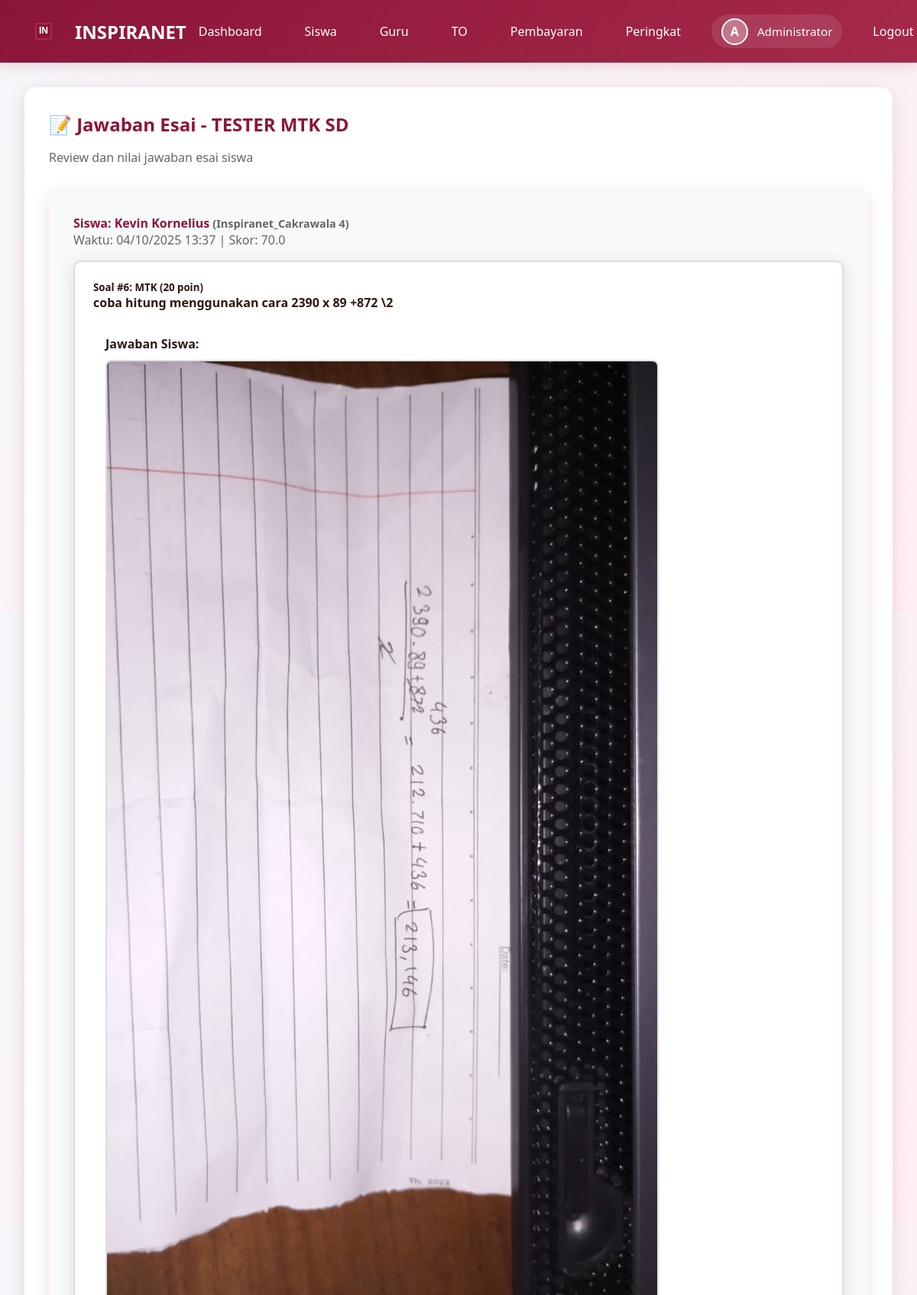
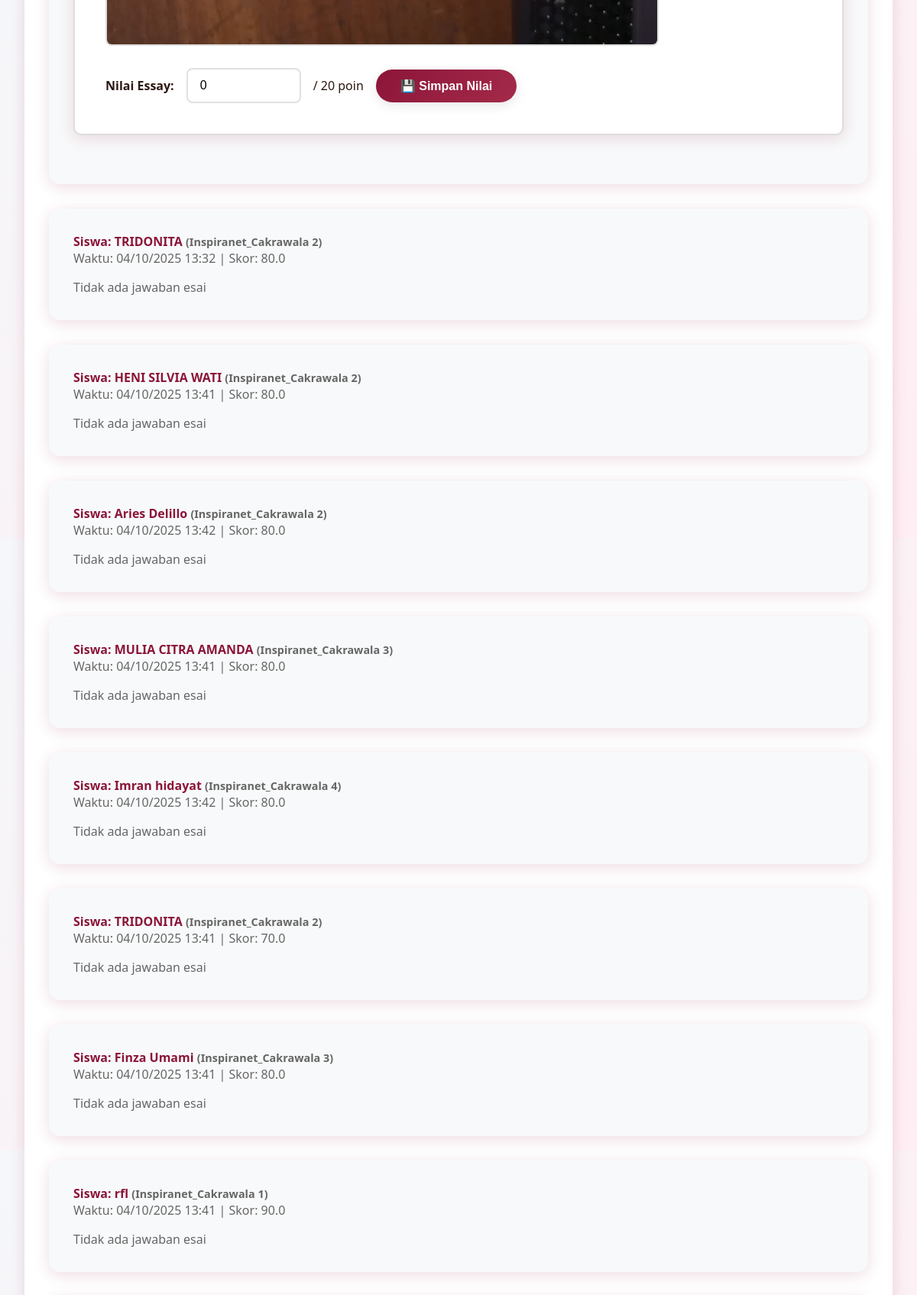
Page /admin/exams/1/essay_answers (signed in, upper part) on the committed database (2 pictures, top to bottom).
### models.py (models this page shows, shortened)
class User(UserMixin, db.Model):
    __tablename__ = 'users'
    id = db.Column(db.Integer, primary_key=True)
    email = db.Column(db.String(120), unique=True, nullable=False)
    password_hash = db.Column(db.String(255), nullable=False)
    full_name = db.Column(db.String(100), nullable=False)
    role = db.Column(db.String(20), nullable=False, default='student')
    inspira_branch = db.Column(db.String(50), nullable=True)
    class_level = db.Column(db.String(20), nullable=True)
    school_name = db.Column(db.String(150), nullable=True)
    phone_number = db.Column(db.String(20), nullable=True)
    profile_photo = db.Column(db.String(255), nullable=True)
    created_at = db.Column(db.DateTime, default=datetime.utcnow)
    exam_attempts = db.relationship('ExamAttempt', backref='user', lazy=True, cascade='all, delete-orphan')
    payments = db.relationship('Payment', backref='user', lazy=True, cascade='all, delete-orphan')
    leaderboard_entries = db.relationship('Leaderboard', backref='user', lazy=True, cascade='all, delete-orphan')

class Exam(db.Model):
    __tablename__ = 'exams'
    id = db.Column(db.Integer, primary_key=True)
    title = db.Column(db.String(200), nullable=False)
    description = db.Column(db.Text, nullable=True)
    duration_minutes = db.Column(db.Integer, nullable=False, default=120)
    total_questions = db.Column(db.Integer, nullable=False, default=0)
    is_premium = db.Column(db.Boolean, default=False)
    price = db.Column(db.Integer, default=0)
    is_active = db.Column(db.Boolean, default=True)
    created_by = db.Column(db.Integer, db.ForeignKey('users.id'), nullable=False)
    created_at = db.Column(db.DateTime, default=datetime.utcnow)
    questions = db.relationship('Question', backref='exam', lazy=True, cascade='all, delete-orphan')
    attempts = db.relationship('ExamAttempt', backref='exam', lazy=True, cascade='all, delete-orphan')
    payments = db.relationship('Payment', backref='exam', lazy=True, cascade='all, delete-orphan')
    leaderboard_entries = db.relationship('Leaderboard', backref='exam', lazy=True, cascade='all, delete-orphan')

class ExamAttempt(db.Model):
    __tablename__ = 'exam_attempts'
    id = db.Column(db.Integer, primary_key=True)
    user_id = db.Column(db.Integer, db.ForeignKey('users.id'), nullable=False)
    exam_id = db.Column(db.Integer, db.ForeignKey('exams.id'), nullable=False)
    started_at = db.Column(db.DateTime, default=datetime.utcnow)
    finished_at = db.Column(db.DateTime, nullable=True)
    total_score = db.Column(db.Float, default=0)
    is_completed = db.Column(db.Boolean, default=False)
    answers = db.Column(db.Text, nullable=True)
    essay_answers = db.Column(db.Text, nullable=True)
    essay_scores = db.Column(db.Text, nullable=True)
    cheating_warnings = db.Column(db.Integer, default=0)

class Question(db.Model):
    __tablename__ = 'questions'
    id = db.Column(db.Integer, primary_key=True)
    exam_id = db.Column(db.Integer, db.ForeignKey('exams.id'), nullable=False)
    question_type = db.Column(db.String(20), nullable=False)
    category = db.Column(db.String(100), nullable=True)
    question_text = db.Column(db.Text, nullable=False)
    option_a = db.Column(db.Text, nullable=True)
    option_b = db.Column(db.Text, nullable=True)
    option_c = db.Column(db.Text, nullable=True)
    option_d = db.Column(db.Text, nullable=True)
    option_e = db.Column(db.Text, nullable=True)
    correct_answer = db.Column(db.String(10), nullable=True)
    question_order = db.Column(db.Integer, nullable=False)
    points = db.Column(db.Integer, default=1)

### app.py (the view)
@app.route('/admin/exams/<int:exam_id>/essay_answers')
@login_required
def admin_view_essay_answers(exam_id):
    if current_user.role not in ['admin', 'teacher']:
        flash('Akses ditolak!', 'danger')
        return redirect(url_for('index'))
    exam = Exam.query.get_or_404(exam_id)
    attempts = ExamAttempt.query.filter_by(exam_id=exam_id, is_completed=True).all()
    essay_questions = Question.query.filter_by(exam_id=exam_id, question_type='essay').all()
    return render_template('essay_answers.html',
                         exam=exam,
                         attempts=attempts,
                         essay_questions=essay_questions)

### app.py (called while the page is built)
@app.template_filter('from_json')
def from_json_filter(value):
    if value:
        return json.loads(value)
    return {}

@login_manager.user_loader
def load_user(user_id):
    return User.query.get(int(user_id))

@app.before_request
def ensure_db():
    if not hasattr(app, '_db_initialized'):
        app._db_initialized = True
        init_database()

### templates/essay_answers.html (shortened to what this page needs)
{% extends "base.html" %}
{% block content %}
<div class="card">
    <h2 style="color: var(--primary-color);">📝 Jawaban Esai - {{ exam.title }}</h2>
    <p style="color: #666; margin-bottom: 2rem;">Review dan nilai jawaban esai siswa</p>
    {% if not essay_questions %}
    <div class="alert alert-info">
        <strong>ℹ️ Info:</strong> Tidak ada soal esai pada ujian ini.
    </div>
    {% else %}
    {% for attempt in attempts %}
    <div class="card" style="margin-bottom: 2rem; background: #f8f9fa;">
        <h4 style="color: var(--primary-color);">
            Siswa: {{ attempt.user.full_name }}
            <span style="font-size: 0.9rem; color: #666;">({{ attempt.user.inspira_branch }})</span>
        </h4>
        <p style="color: #666;">
            Waktu: {{ attempt.finished_at.strftime('%d/%m/%Y %H:%M') if attempt.finished_at else 'Belum selesai' }} |
            Skor: {{ attempt.total_score }}
        </p>
        {% if attempt.essay_answers %}
        {% set essay_dict = attempt.essay_answers|from_json %}
        {% for question in essay_questions %}
        <div class="question-card" style="margin-top: 1rem; border: 2px solid #ddd; padding: 1.5rem; border-radius: 10px;">
            <h5>Soal #{{ question.question_order }}: {{ question.category }} ({{ question.points }} poin)</h5>
            <p><strong>{{ question.question_text }}</strong></p>
            {% if essay_dict.get(question.id|string) %}
            <div style="margin-top: 1rem; padding: 1rem; background: white; border-radius: 8px;">
                <p><strong>Jawaban Siswa:</strong></p>
                <img src="{{ url_for('uploaded_file', filename='answers/' + essay_dict.get(question.id|string)) }}"
                     style="max-width: 100%; border: 2px solid #ddd; border-radius: 8px; margin-top: 10px;">
                <form method="POST" action="{{ url_for('admin_grade_essay', attempt_id=attempt.id) }}" style="margin-top: 1.5rem;">
                    <div style="display: flex; gap: 1rem; align-items: center;">
                        <label><strong>Nilai Essay:</strong></label>
                        <input type="number" name="score" min="0" max="{{ question.points }}" step="0.5"
                               value="{{ attempt.essay_scores|from_json|attr(question.id|string) if attempt.essay_scores else 0 }}"
                               class="form-control" style="width: 150px;" required>
                        <span>/ {{ question.points }} poin</span>
                        <button type="submit" class="btn btn-primary">💾 Simpan Nilai</button>
                    </div>
                </form>
            </div>
            {% else %}
            <p style="color: #dc3545; margin-top: 1rem;">❌ Tidak ada jawaban</p>
            {% endif %}
        </div>
        {% endfor %}
        {% else %}
        <p style="color: #666; margin-top: 1rem;">Tidak ada jawaban esai</p>
        {% endif %}
    </div>
    {% endfor %}
    {% endif %}
</div>
{% endblock %}

### templates/base.html (shortened to what this page needs)
<!DOCTYPE html>
<html lang="id">
<head>
    <link rel="stylesheet" href="{{ url_for('static', filename='css/style.css') }}">
</head>
<body>
    <nav class="navbar">
        <div class="container">
            <a href="{{ url_for('index') }}" class="navbar-brand">
                <div id="logo-animation" class="logo-container"></div>
                <span>INSPIRANET</span>
            </a>
            <ul class="navbar-nav" id="navbarMenu">
                {% if current_user.is_authenticated %}
                    {% if current_user.role == 'admin' %}
                        <li><a href="{{ url_for('admin_dashboard') }}" onclick="closeMobileMenu()">Dashboard</a></li>
                        <li><a href="{{ url_for('admin_students') }}" onclick="closeMobileMenu()">Siswa</a></li>
                        <li><a href="{{ url_for('admin_teachers') }}" onclick="closeMobileMenu()">Guru</a></li>
                        <li><a href="{{ url_for('admin_exams') }}" onclick="closeMobileMenu()">TO</a></li>
                        <li><a href="{{ url_for('admin_payments') }}" onclick="closeMobileMenu()">Pembayaran</a></li>
                    {% else %}
                        <li><a href="{{ url_for('student_dashboard') }}" onclick="closeMobileMenu()">Dashboard</a></li>
                        <li><a href="{{ url_for('student_exams') }}" onclick="closeMobileMenu()">Daftar TO</a></li>
                    {% endif %}
                    <li><a href="{{ url_for('all_leaderboards') }}" onclick="closeMobileMenu()">Peringkat</a></li>
                    <li class="user-profile">
                        <div class="profile-info">
                            {% if current_user.profile_photo %}
                            <img src="{{ url_for('uploaded_file', filename='profiles/' + current_user.profile_photo) }}" alt="{{ current_user.full_name }}" class="profile-photo-nav">
                            {% else %}
                            <div class="profile-photo-placeholder">{{ current_user.full_name[0].upper() }}</div>
                            {% endif %}
                            <span class="profile-name">{{ current_user.full_name }}</span>
                        </div>
                    </li>
                    <li><a href="{{ url_for('logout') }}" onclick="closeMobileMenu()">Logout</a></li>
                {% else %}
                    <li><a href="{{ url_for('login') }}" onclick="closeMobileMenu()">Login</a></li>
                    <li><a href="{{ url_for('register') }}" onclick="closeMobileMenu()">Daftar</a></li>
                {% endif %}
            </ul>
        </div>
    </nav>
    <div class="container">
        {% block content %}{% endblock %}
    </div>
</body>
</html>

### static/css/style.css (style rules this page uses)
:root { --primary-color: #8B1538; --secondary-color: #A52A4A; --dark-color: #4A0E1F; --light-color: #FFE5EC; --text-dark: #2C1810; --text-light: #FFFFFF; --shadow: 0 4px 20px rgba(139, 21, 56, 0.15); }
* { margin: 0; padding: 0; box-sizing: border-box; }
body { font-family: 'Segoe UI', Tahoma, Geneva, Verdana, sans-serif; background: linear-gradient(135deg, #f5f7fa 0%, #ffeef3 100%); color: var(--text-dark); min-height: 100vh; }
.navbar { background: linear-gradient(135deg, var(--primary-color) 0%, var(--secondary-color) 100%); padding: 1rem 0; box-shadow: var(--shadow); position: sticky; top: 0; z-index: 1000; }
.navbar .container { max-width: 1200px; margin: 0 auto; padding: 0 2rem; display: flex; justify-content: space-between; align-items: center; }
.navbar-brand { display: flex; align-items: center; gap: 1rem; color: var(--text-light); text-decoration: none; font-size: 1.5rem; font-weight: bold; }
.logo-container { position: relative; width: 50px; height: 50px; }
.navbar-nav { display: flex; gap: 1.5rem; list-style: none; align-items: center; }
.navbar-nav a { color: var(--text-light); text-decoration: none; padding: 0.5rem 1rem; border-radius: 5px; transition: all 0.3s ease; }
.user-profile { display: flex; align-items: center; }
.profile-info { display: flex; align-items: center; gap: 0.75rem; padding: 0.3rem 0.8rem; background: rgba(255, 255, 255, 0.1); border-radius: 25px; }
.profile-photo-placeholder { width: 35px; height: 35px; border-radius: 50%; background: rgba(255, 255, 255, 0.3); display: flex; align-items: center; justify-content: center; font-weight: bold; color: white; border: 2px solid white; }
.profile-name { color: white; font-weight: 500; font-size: 0.95rem; }
.container { max-width: 1200px; margin: 2rem auto; padding: 0 2rem; }
.btn { display: inline-block; padding: 0.75rem 2rem; border: none; border-radius: 25px; font-size: 1rem; font-weight: 600; text-decoration: none; cursor: pointer; transition: all 0.3s ease; box-shadow: 0 4px 15px rgba(0, 0, 0, 0.1); }
.btn-primary { background: linear-gradient(135deg, var(--primary-color) 0%, var(--secondary-color) 100%); color: var(--text-light); }
.card { background: white; border-radius: 15px; padding: 2rem; box-shadow: var(--shadow); margin-bottom: 2rem; animation: fadeIn 0.6s ease; }
.card h2 { color: var(--primary-color); margin-bottom: 1rem; }
.form-control { width: 100%; padding: 0.75rem 1rem; border: 2px solid #e0e0e0; border-radius: 8px; font-size: 1rem; transition: all 0.3s ease; }
.question-card { background: white; border-radius: 15px; padding: 2rem; margin-bottom: 2rem; box-shadow: var(--shadow); border-left: 4px solid var(--primary-color); }

### rows in the picture
User: full_name "A", full_name "Administrator"
Exam: title "TESTER MTK SD"
ExamAttempt: user.full_name "Kevin Kornelius", user.inspira_branch "Inspiranet_Cakrawala 4", finished_at "04/10/2025 13:37", total_score "70.0", score "0"
Question: question_order "6", category "MTK", points "20", question_text "coba hitung menggunakan cara 2390 x 89 +872 \\2"
ExamAttempt: user.full_name "TRIDONITA", user.inspira_branch "Inspiranet_Cakrawala 2", finished_at "04/10/2025 13:32", total_score "80.0", shows "Tidak ada jawaban esai"
ExamAttempt: user.full_name "HENI SILVIA WATI", user.inspira_branch "Inspiranet_Cakrawala 2", finished_at "04/10/2025 13:41", total_score "80.0", shows "Tidak ada jawaban esai"
ExamAttempt: user.full_name "Aries Delillo", user.inspira_branch "Inspiranet_Cakrawala 2", finished_at "04/10/2025 13:42", total_score "80.0", shows "Tidak ada jawaban esai"
ExamAttempt: user.full_name "MULIA CITRA AMANDA", user.inspira_branch "Inspiranet_Cakrawala 3", finished_at "04/10/2025 13:41", total_score "80.0", shows "Tidak ada jawaban esai"
ExamAttempt: user.full_name "Imran hidayat", user.inspira_branch "Inspiranet_Cakrawala 4", finished_at "04/10/2025 13:42", total_score "80.0", shows "Tidak ada jawaban esai"
ExamAttempt: user.full_name "TRIDONITA", user.inspira_branch "Inspiranet_Cakrawala 2", finished_at "04/10/2025 13:41", total_score "70.0", shows "Tidak ada jawaban esai"
ExamAttempt: user.full_name "Finza Umami", user.inspira_branch "Inspiranet_Cakrawala 3", finished_at "04/10/2025 13:41", total_score "80.0", shows "Tidak ada jawaban esai"
ExamAttempt: user.full_name "rfl", user.inspira_branch "Inspiranet_Cakrawala 1", finished_at "04/10/2025 13:41", total_score "90.0", shows "Tidak ada jawaban esai"
